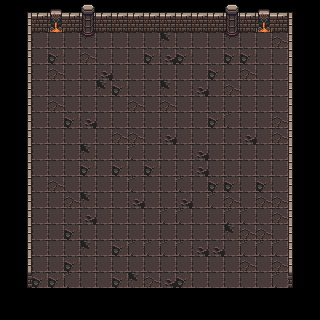

Below is a game level as drawn by its tile map, then a one-line description and the .tmx file that defines it, in full:
An orthogonal 20x20 tile map with 16x16 px tiles, 2 tile layers (Ground, Elements).

<map version="1.4" tiledversion="1.4.3" orientation="orthogonal" renderorder="right-down" width="20" height="20" tilewidth="16" tileheight="16" infinite="0" nextlayerid="3" nextobjectid="1">
 <tileset firstgid="1" name="0x72_DungeonTilesetII_v1.3" tilewidth="16" tileheight="16" tilecount="1024" columns="32">
  <image source="0x72_DungeonTilesetII_v1.3.png" width="512" height="512" />
 </tileset>
 <layer id="1" name="Ground" width="20" height="20">
  <data encoding="csv">
0,225,325,325,325,325,325,325,325,325,325,325,325,325,325,325,325,325,226,0,
0,257,324,324,324,324,324,324,324,324,324,324,324,324,324,324,324,324,258,0,
0,257,130,130,130,130,130,130,130,130,195,130,130,130,130,130,130,131,258,0,
0,257,130,162,130,131,130,130,130,162,164,162,130,130,162,162,130,130,258,0,
0,257,130,131,130,130,164,130,130,130,130,130,130,162,130,131,130,130,258,0,
0,257,130,130,130,130,195,162,130,130,195,130,164,130,131,130,130,130,258,0,
0,257,130,131,130,130,130,130,131,130,131,130,130,130,130,130,130,130,258,0,
0,257,130,130,162,164,130,130,130,130,130,130,130,162,163,130,130,131,258,0,
0,257,130,130,130,130,130,131,131,130,164,130,130,130,130,164,130,131,258,0,
0,257,130,130,130,195,130,130,163,130,130,130,164,130,130,130,130,130,258,0,
0,257,130,130,130,162,130,162,130,162,130,130,164,130,130,130,130,130,258,0,
0,257,130,131,130,130,130,130,163,130,130,163,130,162,162,130,162,130,258,0,
0,257,130,130,131,195,130,130,164,130,130,164,130,163,131,130,131,131,258,0,
0,257,130,130,130,164,130,130,130,130,163,163,130,130,163,163,130,131,258,0,
0,257,130,130,162,130,130,130,130,130,130,130,130,130,195,131,131,130,258,0,
0,257,130,130,130,195,130,162,163,163,163,163,164,164,130,163,163,163,258,0,
0,257,130,130,162,130,130,130,130,130,130,130,130,130,130,131,130,131,258,0,
0,289,162,162,163,130,130,162,195,131,164,162,130,130,130,130,130,163,290,0,
0,0,0,0,0,0,0,0,0,0,0,0,0,0,0,0,0,0,0,0,
0,0,0,0,0,0,0,0,0,0,0,0,0,0,0,0,0,0,0,0
</data>
 </layer>
 <layer id="2" name="Elements" width="20" height="20">
  <data encoding="csv">
0,0,0,5,0,166,0,0,0,0,0,0,0,0,166,0,5,0,0,0,
0,0,0,37,0,198,0,0,0,0,0,0,0,0,198,0,37,0,0,0,
0,0,0,0,0,230,0,0,0,0,0,0,0,0,230,0,0,0,0,0,
0,0,0,0,0,0,0,0,0,0,0,0,0,0,0,0,0,0,0,0,
0,0,0,0,0,0,0,0,0,0,0,0,0,0,0,0,0,0,0,0,
0,0,0,0,0,0,0,0,0,0,0,0,0,0,0,0,0,0,0,0,
0,0,0,0,0,0,0,0,0,0,0,0,0,0,0,0,0,0,0,0,
0,0,0,0,0,0,0,0,0,0,0,0,0,0,0,0,0,0,0,0,
0,0,0,0,0,0,0,0,0,0,0,0,0,0,0,0,0,0,0,0,
0,0,0,0,0,0,0,0,0,0,0,0,0,0,0,0,0,0,0,0,
0,0,0,0,0,0,0,0,0,0,0,0,0,0,0,0,0,0,0,0,
0,0,0,0,0,0,0,0,0,0,0,0,0,0,0,0,0,0,0,0,
0,0,0,0,0,0,0,0,0,0,0,0,0,0,0,0,0,0,0,0,
0,0,0,0,0,0,0,0,0,0,0,0,0,0,0,0,0,0,0,0,
0,0,0,0,0,0,0,0,0,0,0,0,0,0,0,0,0,0,0,0,
0,0,0,0,0,0,0,0,0,0,0,0,0,0,0,0,0,0,0,0,
0,0,0,0,0,0,0,0,0,0,0,0,0,0,0,0,0,0,0,0,
0,0,0,0,0,0,0,0,0,0,0,0,0,0,0,0,0,0,0,0,
0,0,0,0,0,0,0,0,0,0,0,0,0,0,0,0,0,0,0,0,
0,0,0,0,0,0,0,0,0,0,0,0,0,0,0,0,0,0,0,0
</data>
 </layer>
</map>
